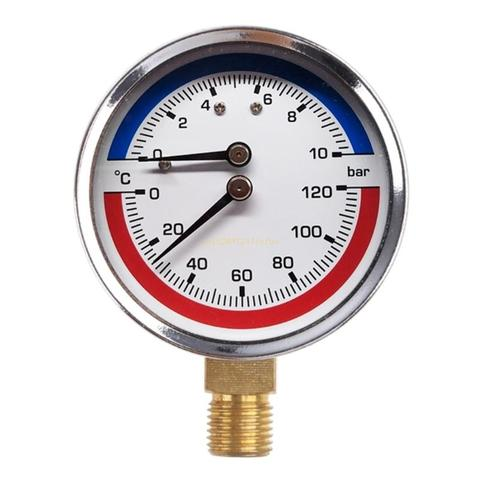
#> input picture test/5.jpg, 480 x 480 px, found by its file name
$ python tess_num2.py
#> lines starting #> are read from the running program, lines starting #| are printed output that depends on the picture; after the words box and inside, x2 and y2 are one past the last pixel; in counts of white or black regions, pixels touching at a corner belong together
import cv2
import pytesseract

def recognize_digits(image_path):
    # Завантаження зображення
#> called with image_path = '/home/rodion/yuliia0/aboba/test/5.jpg'
    image = cv2.imread(image_path)
#> image is the input picture: shape (480, 480, 3); mean B, G, R 213.9, 212.8, 219
    gray = cv2.cvtColor(image, cv2.COLOR_BGR2GRAY)
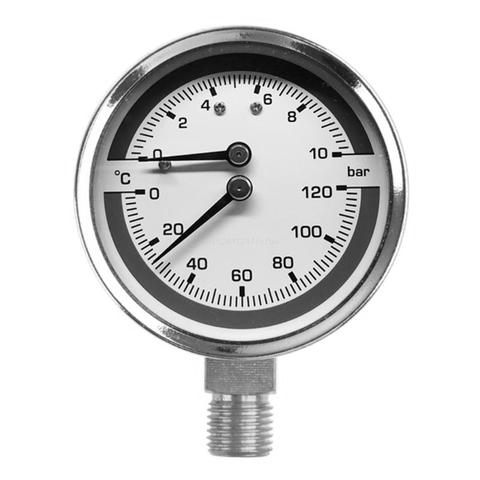
#> gray: shape (480, 480); min 0, max 255, mean 214.8

    # Видалення шуму та збільшення контрастності
    blurred = cv2.GaussianBlur(gray, (5, 5), 0)
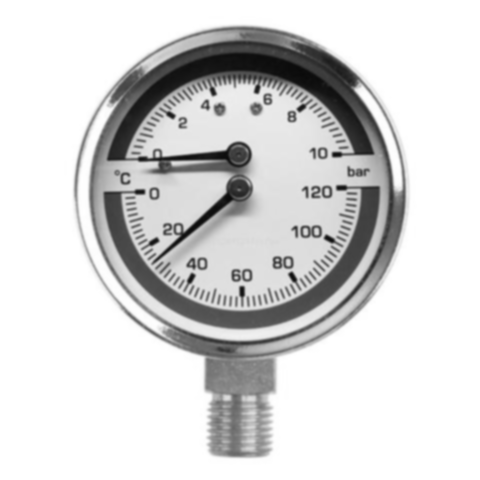
#> blurred: shape (480, 480); min 10, max 255, mean 214.8
    edged = cv2.Canny(blurred, 30, 150)
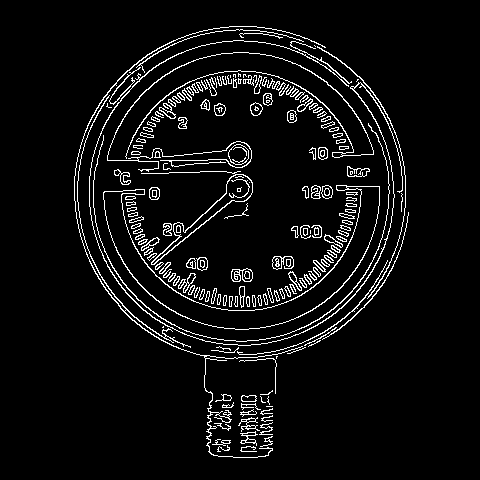
#> edged: shape (480, 480); 5.8% white in thin lines or dots, all inside (x1, y1, x2, y2) = (74, 26, 409, 458)

    # Знаходження контурів на зображенні
    contours, _ = cv2.findContours(edged.copy(), cv2.RETR_EXTERNAL, cv2.CHAIN_APPROX_SIMPLE)
#> contours = 178 contours, 59 with area under 20; largest, box (x1, y1, x2, y2) and area: (103, 185, 380, 330) 7788, (141, 171, 253, 265) 1360, (228, 144, 249, 165) 314, (74, 26, 326, 458) 312, (107, 52, 374, 172) 302

    for contour in contours:
        # Ігноруємо занадто маленькі контури
        if cv2.contourArea(contour) < 100:
            continue

        # Виділення контуру з цифрою на зображенні
        (x, y, w, h) = cv2.boundingRect(contour)
        cv2.rectangle(image, (x, y), (x + w, y + h), (0, 255, 0), 2)

        # Використання Tesseract OCR для розпізнавання цифри
        cropped_digit = gray[y:y + h, x:x + w]
        text = pytesseract.image_to_string(cropped_digit, config='--psm 10 --oem 3 -c tessedit_char_whitelist=0123456789')

        # Додавання надпису над виділеною цифрою
        cv2.putText(image, text, (x, y - 10), cv2.FONT_HERSHEY_SIMPLEX, 0.8, (0, 255, 0), 2)
#> this loop made 50 passes
#> contour on passes 12, 21, 27: [[266, 406], [272, 406]], [[276, 356], [276, 358], [276, 357], [277, 356]], [[163, 326], [162, 327], [163, 327]]
#> (x, y, w, h) on pass 50: (178, 273, 18, 20)
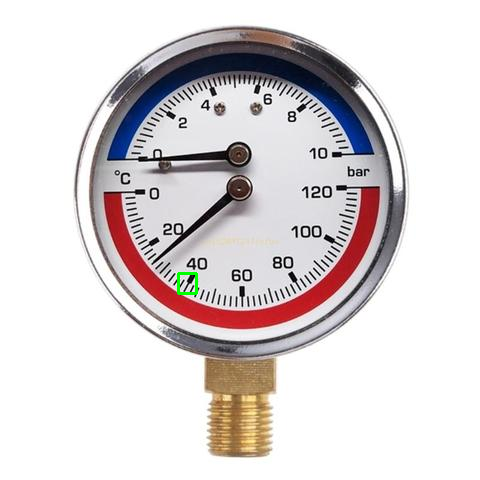
#> image: shape (480, 480, 3); 0.1% of pixels changed, all inside (x1, y1, x2, y2) = (177, 272, 198, 295)

    # Показати оригінальне зображення з виділеними цифрами
    cv2.imshow('Recognized Digits', image)
    cv2.waitKey(0)
    cv2.destroyAllWindows()

image_path = '/home/rodion/yuliia0/aboba/test/5.jpg'
recognize_digits(image_path)
#> (the call stopped at in recognize_digits, `text = pytesseract.image_to_string(cropped_digit, config='--psm 10 --o..`: pytesseract is not available in this run)

$ run again, with test/3.jpg copied over test/5.jpg
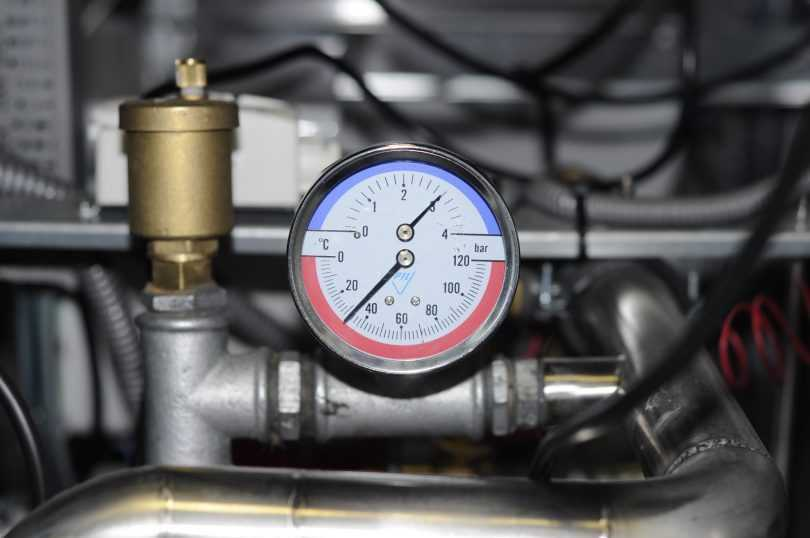
#> input picture test/3.jpg, 810 x 538 px, found by its file name
#> in recognize_digits, image is the input picture: shape (538, 810, 3); mean B, G, R 89.7, 88.4, 89.6
#> in recognize_digits, `edged = cv2.Canny(blurred, 30, 150)`:
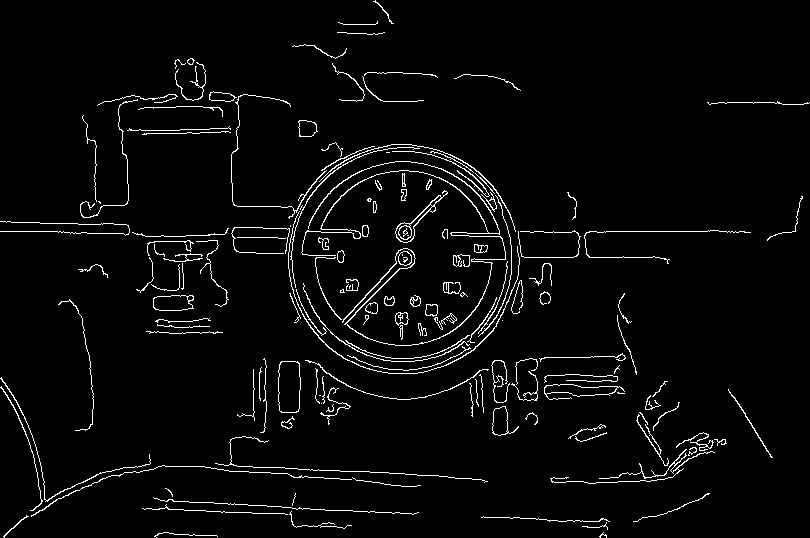
#> edged: shape (538, 810); 3.4% white in thin lines or dots
#> contours = 151 contours, 104 with area under 20; largest, box (x1, y1, x2, y2) and area: (278, 361, 301, 413) 1047, (544, 384, 625, 400) 582, (153, 295, 194, 311) 529, (395, 190, 448, 243) 498, (492, 406, 519, 436) 382
#> the loop in recognize_digits, `for contour in contours:` made 25 passes
#> (x, y, w, h) on pass 25: (492, 406, 27, 30)
#> after the loop in recognize_digits, `for contour in contours:`:
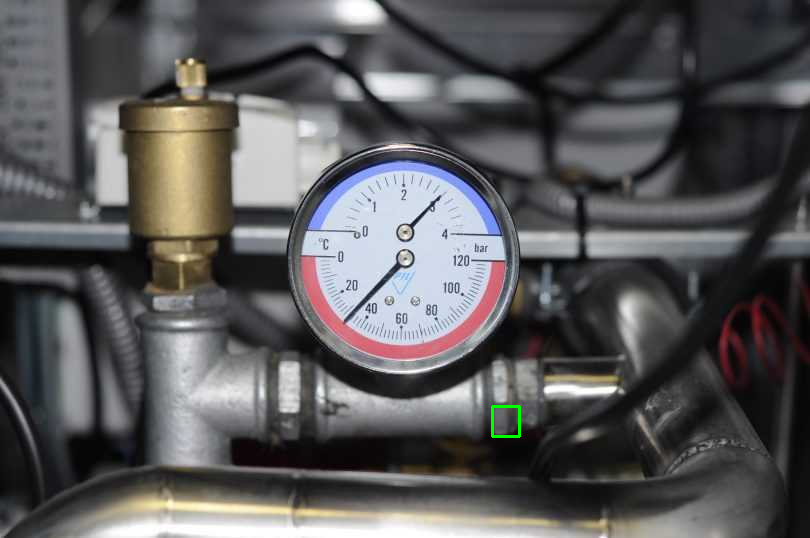
#> image: shape (538, 810, 3); 0.08% of pixels changed, all inside (x1, y1, x2, y2) = (491, 405, 521, 438)
